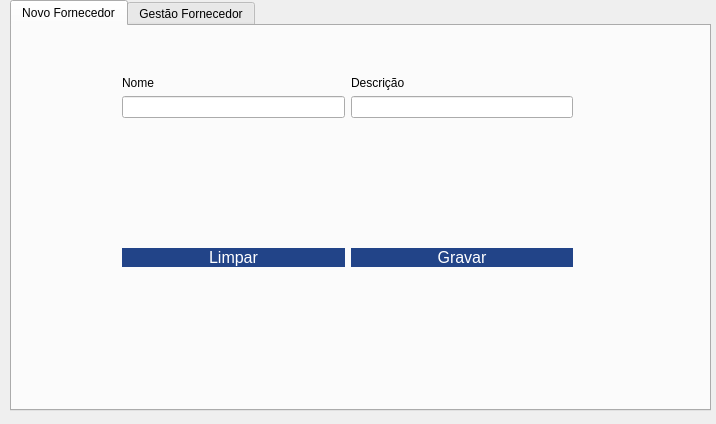
<?xml version="1.0" encoding="UTF-8"?>
<ui version="4.0">
 <class>fm_gestaofornecedor</class>
 <widget class="QDialog" name="fm_gestaofornecedor">
  <property name="geometry">
   <rect>
    <x>0</x>
    <y>0</y>
    <width>716</width>
    <height>424</height>
   </rect>
  </property>
  <property name="windowTitle">
   <string>Fornecedor</string>
  </property>
  <property name="styleSheet">
   <string notr="true">QPushButton{
background:#248;
color:#fff;
font-size:12pt;
border:none;
border-radius:10px;
}
QPushButton:hover{
	background:#fff;
	color:#248;
	font-size:12pt;
	border:none;
	border-radius:10px;
}
</string>
  </property>
  <widget class="QTabWidget" name="tabWidget">
   <property name="geometry">
    <rect>
     <x>10</x>
     <y>0</y>
     <width>701</width>
     <height>411</height>
    </rect>
   </property>
   <property name="currentIndex">
    <number>0</number>
   </property>
   <widget class="QWidget" name="tab_novocolaborador">
    <attribute name="title">
     <string>Novo Fornecedor</string>
    </attribute>
    <widget class="QWidget" name="layoutWidget">
     <property name="geometry">
      <rect>
       <x>110</x>
       <y>50</y>
       <width>451</width>
       <height>191</height>
      </rect>
     </property>
     <layout class="QVBoxLayout" name="verticalLayout_6">
      <item>
       <layout class="QHBoxLayout" name="horizontalLayout">
        <item>
         <layout class="QVBoxLayout" name="verticalLayout">
          <item>
           <widget class="QLabel" name="label">
            <property name="text">
             <string>Nome</string>
            </property>
           </widget>
          </item>
          <item>
           <widget class="QLineEdit" name="txt_nome_novofor"/>
          </item>
         </layout>
        </item>
        <item>
         <layout class="QVBoxLayout" name="verticalLayout_21"/>
        </item>
        <item>
         <layout class="QVBoxLayout" name="verticalLayout_2">
          <item>
           <widget class="QLabel" name="label_2">
            <property name="text">
             <string>Descrição</string>
            </property>
           </widget>
          </item>
          <item>
           <widget class="QLineEdit" name="txt_descricao_novofor"/>
          </item>
         </layout>
        </item>
        <item>
         <layout class="QVBoxLayout" name="verticalLayout_3"/>
        </item>
       </layout>
      </item>
      <item>
       <spacer name="verticalSpacer_2">
        <property name="orientation">
         <enum>Qt::Vertical</enum>
        </property>
        <property name="sizeHint" stdset="0">
         <size>
          <width>20</width>
          <height>40</height>
         </size>
        </property>
       </spacer>
      </item>
      <item>
       <layout class="QHBoxLayout" name="horizontalLayout_3">
        <item>
         <widget class="QPushButton" name="btn_novo_novofor">
          <property name="text">
           <string>Limpar</string>
          </property>
          <property name="autoDefault">
           <bool>false</bool>
          </property>
         </widget>
        </item>
        <item>
         <widget class="QPushButton" name="btn_gravar_novoforn">
          <property name="text">
           <string>Gravar</string>
          </property>
          <property name="autoDefault">
           <bool>false</bool>
          </property>
         </widget>
        </item>
       </layout>
      </item>
     </layout>
    </widget>
   </widget>
   <widget class="QWidget" name="tab_gestaocolaborador">
    <attribute name="title">
     <string>Gestão Fornecedor</string>
    </attribute>
    <widget class="QLabel" name="label_11">
     <property name="geometry">
      <rect>
       <x>10</x>
       <y>10</y>
       <width>51</width>
       <height>16</height>
      </rect>
     </property>
     <property name="text">
      <string>Filtrar por:</string>
     </property>
    </widget>
    <widget class="QTableWidget" name="tw_gf_listafor">
     <property name="geometry">
      <rect>
       <x>10</x>
       <y>100</y>
       <width>256</width>
       <height>192</height>
      </rect>
     </property>
    </widget>
    <widget class="QWidget" name="layoutWidget_2">
     <property name="geometry">
      <rect>
       <x>380</x>
       <y>40</y>
       <width>301</width>
       <height>251</height>
      </rect>
     </property>
     <layout class="QVBoxLayout" name="verticalLayout_13">
      <item>
       <layout class="QVBoxLayout" name="verticalLayout_12">
        <item>
         <layout class="QVBoxLayout" name="verticalLayout_7">
          <item>
           <widget class="QLabel" name="label_6">
            <property name="text">
             <string>Nome</string>
            </property>
           </widget>
          </item>
          <item>
           <widget class="QLineEdit" name="txt_gf_nome"/>
          </item>
         </layout>
        </item>
        <item>
         <layout class="QVBoxLayout" name="verticalLayout_11">
          <item>
           <widget class="QLabel" name="label_7">
            <property name="text">
             <string>Descrição</string>
            </property>
           </widget>
          </item>
          <item>
           <widget class="QLineEdit" name="txt_gf_descricao"/>
          </item>
         </layout>
        </item>
        <item>
         <layout class="QVBoxLayout" name="verticalLayout_9"/>
        </item>
        <item>
         <layout class="QVBoxLayout" name="verticalLayout_8">
          <item>
           <layout class="QVBoxLayout" name="verticalLayout_19"/>
          </item>
          <item>
           <spacer name="verticalSpacer_3">
            <property name="orientation">
             <enum>Qt::Vertical</enum>
            </property>
            <property name="sizeHint" stdset="0">
             <size>
              <width>20</width>
              <height>40</height>
             </size>
            </property>
           </spacer>
          </item>
         </layout>
        </item>
       </layout>
      </item>
      <item>
       <layout class="QHBoxLayout" name="horizontalLayout_4">
        <item>
         <widget class="QPushButton" name="bnt_gf_salvar">
          <property name="text">
           <string>Salvar</string>
          </property>
          <property name="autoDefault">
           <bool>false</bool>
          </property>
         </widget>
        </item>
        <item>
         <widget class="QPushButton" name="bnt_gf_escluir">
          <property name="text">
           <string>Excluir</string>
          </property>
          <property name="autoDefault">
           <bool>false</bool>
          </property>
         </widget>
        </item>
       </layout>
      </item>
     </layout>
    </widget>
    <widget class="QWidget" name="layoutWidget_3">
     <property name="geometry">
      <rect>
       <x>10</x>
       <y>30</y>
       <width>113</width>
       <height>52</height>
      </rect>
     </property>
     <layout class="QVBoxLayout" name="verticalLayout_16">
      <item>
       <widget class="QRadioButton" name="rb_gf_idfor">
        <property name="text">
         <string>ID Fornecedor</string>
        </property>
        <property name="checked">
         <bool>true</bool>
        </property>
       </widget>
      </item>
      <item>
       <widget class="QRadioButton" name="rb_gf_nomefor">
        <property name="text">
         <string>Nome</string>
        </property>
       </widget>
      </item>
     </layout>
    </widget>
    <widget class="QWidget" name="layoutWidget_4">
     <property name="geometry">
      <rect>
       <x>130</x>
       <y>19</y>
       <width>111</width>
       <height>80</height>
      </rect>
     </property>
     <layout class="QVBoxLayout" name="verticalLayout_15">
      <item>
       <layout class="QVBoxLayout" name="verticalLayout_14">
        <item>
         <widget class="QLabel" name="label_12">
          <property name="text">
           <string>Filtro</string>
          </property>
         </widget>
        </item>
        <item>
         <widget class="QLineEdit" name="txt_gf_filtro"/>
        </item>
       </layout>
      </item>
      <item>
       <widget class="QPushButton" name="bnt_filtrar_forn">
        <property name="text">
         <string>Filtrar</string>
        </property>
        <property name="autoDefault">
         <bool>false</bool>
        </property>
       </widget>
      </item>
     </layout>
    </widget>
   </widget>
  </widget>
 </widget>
 <resources/>
 <connections/>
</ui>
